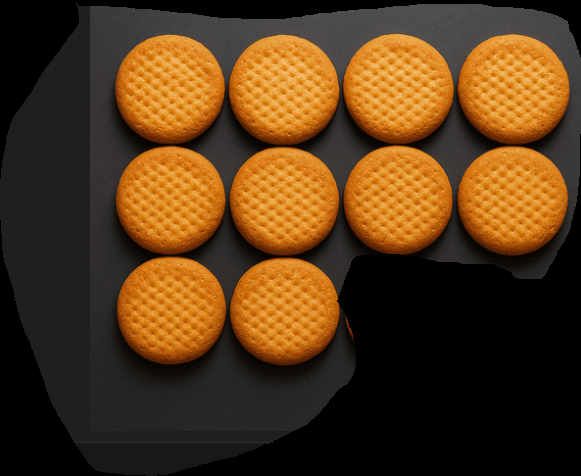
#> input picture test_images/Biscuit5.png, 581 x 476 px, found by its file name
$ python biscuit2.py
#> lines starting #> are read from the running program, lines starting #| are printed output that depends on the picture; after the words box and inside, x2 and y2 are one past the last pixel; in counts of white or black regions, pixels touching at a corner belong together; long printed decimals are rounded
import cv2
import numpy as np
from datetime import datetime

class BiscuitQualityAnalyzer:
    def __init__(self, test_mode=False):
#> in run_test, img is the input picture: shape (476, 581, 3); mean B, G, R 25.4, 57, 85.8
        self.test_mode = test_mode
        self.color_range = None  # Will be set via calibration
        self.size_range = None   # Will be auto-calculated
        self.expected_count = 10
        self.quality_log = []

    def calibrate(self, calibration_img):
        """Run this first with an image containing good biscuits"""
        print("Click on several GOOD biscuits to calibrate color range")
        hsv = cv2.cvtColor(calibration_img, cv2.COLOR_BGR2HSV)
#> hsv: shape (476, 581, 3); mean H, S, V 10.1, 84.3, 85.8
        samples = []

        def on_mouse_click(event, x, y, flags, param):
            if event == cv2.EVENT_LBUTTONDOWN:
                samples.append(hsv[y,x])
                cv2.circle(calibration_img, (x,y), 5, (0,255,0), -1)
                cv2.imshow("Calibration", calibration_img)

        cv2.imshow("Calibration", calibration_img)
        cv2.setMouseCallback("Calibration", on_mouse_click)
        cv2.waitKey(0)
        cv2.destroyAllWindows()

        if samples:
            samples = np.array(samples)
            mean = np.mean(samples, axis=0)
            std = np.std(samples, axis=0)
            self.color_range = {
                'lower': np.maximum(0, mean - 1.5*std),
                'upper': np.minimum(255, mean + 1.5*std)
            }
            print(f"Calibrated color range: Lower {self.color_range['lower']}, Upper {self.color_range['upper']}")

    def detect_biscuits(self, frame):
        # Convert to HSV
        hsv = cv2.cvtColor(frame, cv2.COLOR_BGR2HSV)

        # Use calibrated color range or fallback to defaults
        if self.color_range:
            mask = cv2.inRange(hsv, self.color_range['lower'], self.color_range['upper'])
        else:
            # Default range for light brown biscuits
            mask = cv2.inRange(hsv, np.array([10,50,50]), np.array([30,255,255]))
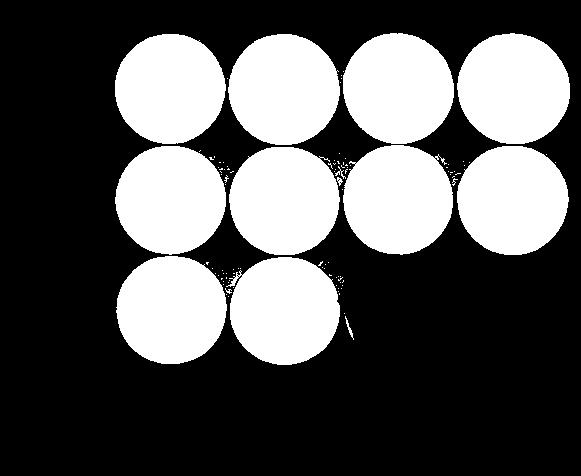
#> mask: shape (476, 581); 34.7% white; 102 white regions (89 under 20 px), largest, box (x1, y1, x2, y2) and area: (457, 33, 570, 144) 9802, (228, 34, 340, 145) 9716, (343, 33, 454, 144) 9643

        # Enhance mask quality
        kernel = np.ones((5,5), np.uint8)
        mask = cv2.morphologyEx(mask, cv2.MORPH_CLOSE, kernel)  # Fill holes
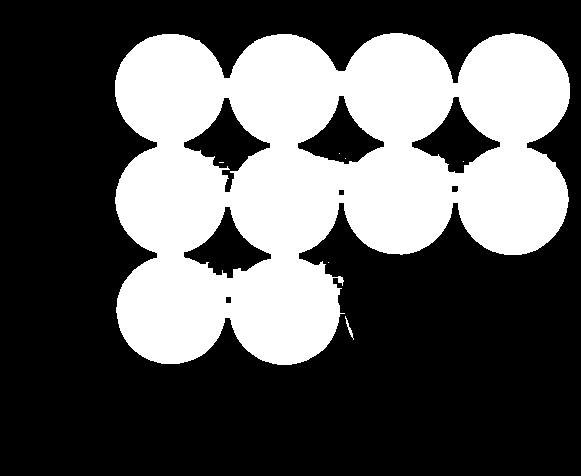
#> mask: shape (476, 581); 35.5% white; 7 white regions (5 under 20 px), largest, box (x1, y1, x2, y2) and area: (115, 33, 570, 365) 97993, (345, 316, 354, 340) 50
        mask = cv2.morphologyEx(mask, cv2.MORPH_OPEN, kernel)   # Remove noise
#> mask: shape (476, 581); 35.4% white; 2 white regions

        # Auto-calculate size thresholds if not set
        if not self.size_range:
            self._auto_set_size_thresholds(frame)

        # Find contours
        contours, _ = cv2.findContours(mask, cv2.RETR_EXTERNAL, cv2.CHAIN_APPROX_SIMPLE)

        # Filter contours
        valid_contours = []
        for cnt in contours:
            area = cv2.contourArea(cnt)
            if self.size_range['min'] < area < self.size_range['max']:
                # Additional circularity check
                perimeter = cv2.arcLength(cnt, True)
                if perimeter > 0:
                    circularity = 4 * np.pi * area / (perimeter**2)
                    if circularity > 0.5:  # Adjust for your biscuits
                        valid_contours.append(cnt)

        return valid_contours

    def _auto_set_size_thresholds(self, frame):
        """Estimate biscuit size based on package dimensions"""
        height, width = frame.shape[:2]
#> height = 476; width = 581

        # Assumptions (adjust these!)
        package_width_mm = 180       # Physical width of package in mm
        biscuit_diameter_mm = 45     # Typical biscuit size

        # Calculate pixels per mm
        px_per_mm = width / package_width_mm
#> px_per_mm = 3.23
        biscuit_radius_px = (biscuit_diameter_mm / 2) * px_per_mm
#> biscuit_radius_px = 72.62
        expected_area = np.pi * (biscuit_radius_px ** 2)
#> expected_area = 16570

        self.size_range = {
            'min': max(100, 0.3 * expected_area),  # Lower bound for broken pieces
            'max': 1.7 * expected_area             # Upper bound for overlapping
        }
#> self.size_range = {'min': 4971, 'max': 28169}
        print(f"Auto-set size range: {self.size_range}")
#| Auto-set size range: {'min': 4970.996, 'max': 28168.978}

    def process_frame(self, frame):
        biscuits = self.detect_biscuits(frame)
#> in detect_biscuits, `contours, _ = cv2.findContours(mask, cv2.RETR_EXTERNAL, cv2.CHAIN_APPR..`: contours = 2 contours; box (x1, y1, x2, y2) and area: (115, 33, 570, 365) 107626, (338, 277, 343, 283) 20
#> the loop in detect_biscuits, `for cnt in contours:` made 2 passes
#> (cnt, area) on pass 1: ([[338, 277], [338, 282], [342, 282], [342, 277]], 20)
#> area on pass 2: 107626.5
#> after the loop in detect_biscuits, `for cnt in contours:`: valid_contours = []
#> biscuits = []

        # Count and quality check
        biscuit_count = len(biscuits)
#> biscuit_count = 0
        quality_score = self._check_quality(frame, biscuits)
#> quality_score = 1

        result = {
            'timestamp': datetime.now(),
            'count': biscuit_count,
            'quality': quality_score,
            'passed': biscuit_count == self.expected_count and quality_score > 0.7
        }
        self.quality_log.append(result)

        # Visual feedback
        self._draw_results(frame, biscuits, result)
        return frame, result

    def _check_quality(self, frame, contours):
        if not contours:
            return 1.0  # Default to perfect if no biscuits (edge case)

        hsv = cv2.cvtColor(frame, cv2.COLOR_BGR2HSV)
        quality_scores = []

        for cnt in contours:
            # 1. Create biscuit mask
            mask = np.zeros(frame.shape[:2], dtype=np.uint8)
            cv2.drawContours(mask, [cnt], -1, 255, -1)

            # 2. Focus on Hue (color) and Saturation (vibrancy)
            hue = hsv[:,:,0][mask == 255]
            sat = hsv[:,:,1][mask == 255]

            # 3. Calculate "goodness" based on calibrated color
            if self.color_range:
                # Percentage of pixels within ideal Hue range
                hue_min, hue_max = self.color_range['lower'][0], self.color_range['upper'][0]
                hue_score = np.mean((hue >= hue_min) & (hue <= hue_max))

                # Reward high saturation (vibrant color)
                sat_score = np.mean(sat) / 255.0
            else:
                # Fallback: brightness consistency
                val = hsv[:,:,2][mask == 255]
                hue_score = 1.0  # Assume correct hue
                sat_score = np.std(val) / 255.0  # Lower std = more consistent

            # 4. Combined score (weighted)
            quality_scores.append(0.7 * hue_score + 0.3 * sat_score)

        # Return worst-case score (a single bad biscuit fails the package)
        return np.min(quality_scores) if quality_scores else 1.0

    def _draw_results(self, frame, contours, result):
        # Draw contours
        cv2.drawContours(frame, contours, -1, (0,255,0), 2)

        # Display info
        y_offset = 30
        for key, val in result.items():
            if key == 'timestamp':
                text = f"{key}: {val.strftime('%H:%M:%S')}"
            elif isinstance(val, float):
                text = f"{key}: {val:.2f}"
            else:
                text = f"{key}: {val}"

            cv2.putText(frame, text, (10, y_offset),
                       cv2.FONT_HERSHEY_SIMPLEX, 0.7,
                       (0,255,0) if result['passed'] else (0,0,255), 2)
            y_offset += 30
#> this loop made 4 passes
#> (key, val, text, y_offset) on passes 2 to 4: ('count', 0, 'count: 0', 90), ('quality', 1, 'quality: 1.00', 120), ('passed', False, 'passed: False', 150)
#> (key, text, y_offset) on pass 1: ('timestamp', 'timestamp: 17:38:10', 60)
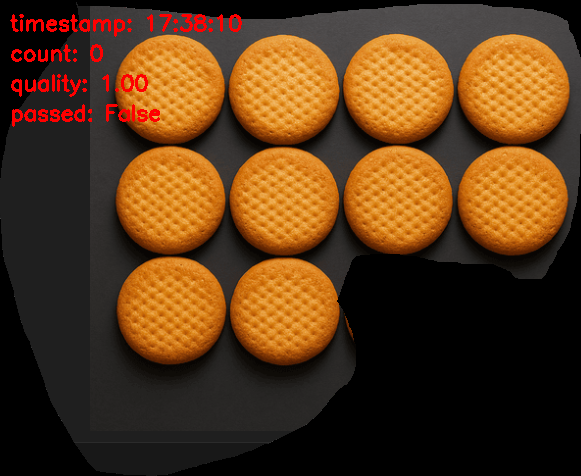
#> frame: shape (476, 581, 3); 1.46% of pixels changed, all inside (x1, y1, x2, y2) = (10, 14, 242, 127)
#> after the loop, y_offset = 150

    def run_test(self, test_img_path):
        """Test with static images"""
        img = cv2.imread(test_img_path)
        if img is None:
            print(f"Error: Could not load image {test_img_path}")
            return

        # First-time calibration if needed
        if self.color_range is None:
            self.calibrate(img.copy())

        processed, result = self.process_frame(img)
#> result = 4 items

        print("\nTest Results:")
        for k, v in result.items():
            print(f"{k:15}: {str(v):20}")
#> this loop made 4 passes
#> (k, v) on passes 2 to 4: ('count', 0), ('quality', 1), ('passed', False)
#| timestamp      : 2026-11-20 17:38:10.892
#| count          : 0
#| quality        : 1.0
#| passed         : False

        cv2.imshow("Result", processed)
        cv2.waitKey(0)
        cv2.destroyAllWindows()

# ==================== USAGE EXAMPLES ====================
if __name__ == "__main__":
    analyzer = BiscuitQualityAnalyzer()

    # Option 1: Calibrate with a sample image
    #analyzer.calibrate(cv2.imread("test_images\\Biscuit5.png"))

    #Option 2: Test with individual images
    analyzer.run_test("test_images\\Biscuit5.png")
    # [12 lines of commented-out code are left out]
